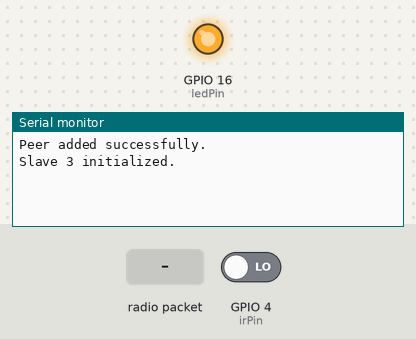
Simulated run of this sketch. Board: ESP32. Parts: output pins drawn as LEDs (lit = HIGH), the last lines printed to the serial monitor. The inputs (shaded band) are chosen by the test bench; at power-on: GPIO 4 (irPin) LOW.

Above: at 1.2 s.
1.3 s: radio packet "START" arrives
At 2.4 s:
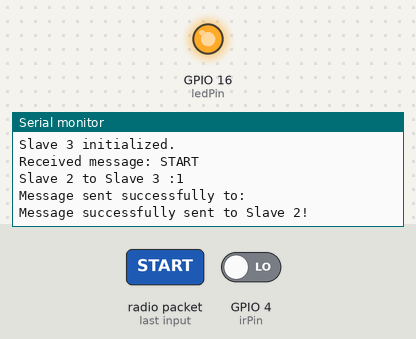
2.8 s: radio packet "1" arrives
At 3.5 s:
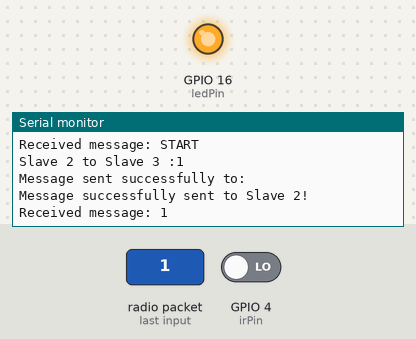

The sketch:

final_scratch_slave3.ino
```cpp
/*==========================================================================================================*/
/*                                             INCLUDE LIBRARIES                                            */
/*==========================================================================================================*/
#include <esp_now.h>
#include <WiFi.h>

/*==========================================================================================================*/
/*                                                LIST OF MAC                                               */
/*==========================================================================================================*/

uint8_t slave2Address[] = { 0x0C, 0xB8, 0x15, 0xE5, 0x41, 0x38 };

/*==========================================================================================================*/
/*                                             GLOBAL VARIABLES                                             */
/*==========================================================================================================*/
long slave2StartTime = 0;
unsigned long slave3TriggerTime = 0;
unsigned long slave2ToSlave3Time = 0;
bool irMonitorFlag = false;
const int irPin = 4;
const int ledPin = 16;
char finishmessage[40];  // Define your message
/*==========================================================================================================*/
/*                                      Function to add Peers                                               */
/*==========================================================================================================*/
bool addPeer(const uint8_t *peerAddress, uint8_t channel = 0, bool encrypt = false) {
  esp_now_peer_info_t peerInfo = {};  // Initialize to zero
  memcpy(peerInfo.peer_addr, peerAddress, 6);
  peerInfo.channel = channel;
  peerInfo.encrypt = encrypt;

  // Set the interface explicitly
  peerInfo.ifidx = WIFI_IF_STA;

  // Check if the peer already exists
  if (esp_now_is_peer_exist(peerAddress)) {
    Serial.println("Peer already exists.");
    return true;
  }

  // Add the peer
  if (esp_now_add_peer(&peerInfo) != ESP_OK) {
    Serial.println("Failed to add peer.");
    return false;
  }

  Serial.println("Peer added successfully.");
  return true;
}

/*==========================================================================================================*/
/*                               Callback function for receiving data                                       */
/*==========================================================================================================*/
void onReceive(const esp_now_recv_info *recv_info, const uint8_t *data, int data_len) {
  char incomingMessage[data_len + 1];
  memcpy(incomingMessage, data, data_len);
  incomingMessage[data_len] = '\0';  // Null-terminate the message

  Serial.print("Received message: ");
  Serial.println(incomingMessage);

  //Check if START is received
  if (String(incomingMessage) == "START") {
    slave2StartTime = millis();
    irMonitorFlag = true;
    digitalWrite(ledPin, LOW);  //Turn on the LED
  }
}
/*==========================================================================================================*/
/*                                Function to Send ESP-NOW Messages                                         */
/*==========================================================================================================*/

bool sendMessage(const uint8_t *peerAddress, const char *message) {
  // Send the message
  esp_err_t result = esp_now_send(peerAddress, (uint8_t *)message, strlen(message));

  // Check if the message was sent successfully
  if (result == ESP_OK) {
    Serial.println("Message sent successfully to: ");
  } else {
    Serial.println("Failed to send message to: ");
  }

  return result == ESP_OK;
}

/*==========================================================================================================*/
/*                                                   SETUP                                                  */
/*==========================================================================================================*/
void setup() {
  // Initialize Serial Monitor
  Serial.begin(115200);
  pinMode(irPin, INPUT);
  pinMode(ledPin, OUTPUT);
  digitalWrite(ledPin, LOW);  //Turn on the LED

  // Initialize WiFi in STA mode
  WiFi.mode(WIFI_STA);
  WiFi.disconnect();

  // Initialize ESP-NOW
  if (esp_now_init() != ESP_OK) {
    Serial.println("ESP-NOW initialization failed");
    while (true)
      ;
  }

  // Register receive callback
  esp_now_register_recv_cb(onReceive);


  // Add Peers
  addPeer(slave2Address);
  Serial.println("Slave 3 initialized.");
  digitalWrite(ledPin, HIGH);  //Turn off the LED
}

/*==========================================================================================================*/
/*                                                LOOP                                                      */
/*==========================================================================================================*/
void loop() {
  //Monitor the IR Sensor after START is received from Master
  if (irMonitorFlag == true && digitalRead(irPin) == LOW) {
    slave3TriggerTime = millis();
    irMonitorFlag = false;
    digitalWrite(ledPin, HIGH);  //Turn off the LED
    slave2ToSlave3Time = slave3TriggerTime - slave2StartTime;
    Serial.print("Slave 2 to Slave 3 :");
    Serial.println(slave2ToSlave3Time);

    snprintf(finishmessage, sizeof(finishmessage), "FINISH:%lu", slave2ToSlave3Time);
    // Send the message to slave2Address
    if (sendMessage(slave2Address, finishmessage)) {
      Serial.println("Message successfully sent to Slave 2!");
    } else {
      Serial.println("Message failed to send to Slave 2.");
    }
  }
}
```

Measured:
- after the input at 1.3 s, the serial monitor: prints a new line at once (image 1)
- after the input at 2.8 s, the serial monitor: prints a new line at once (image 2)
